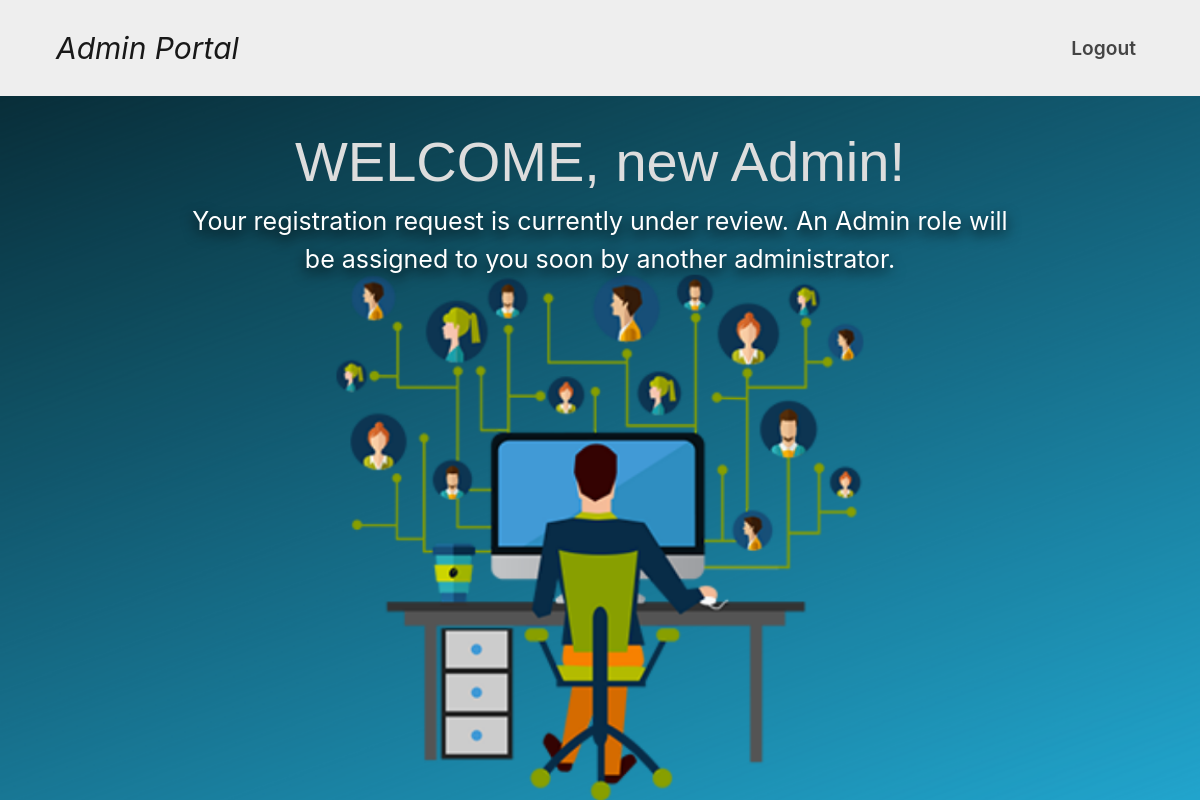
The page / (signed in) on the database as committed earlier.
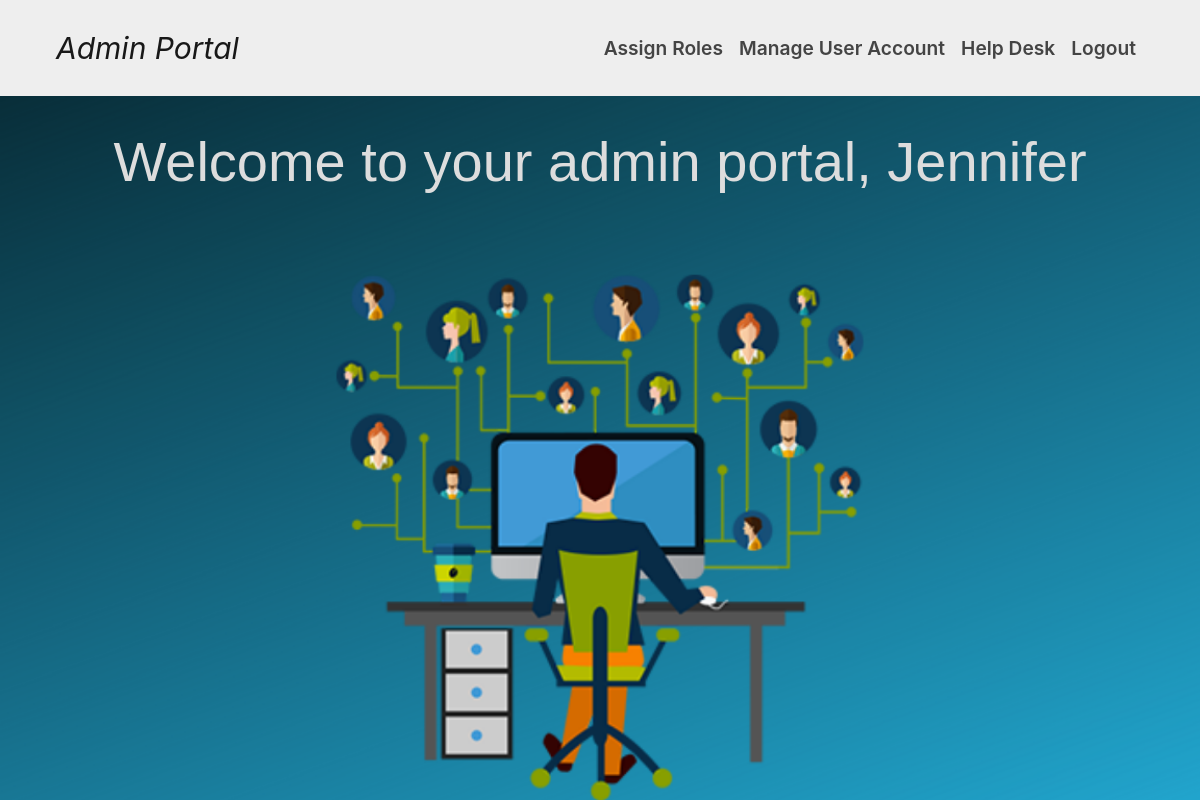
The same page on the database as committed later.
### Administrator/models.py (models this page shows, shortened)
class Administrator(models.Model):
    user = models.OneToOneField(User, on_delete=models.CASCADE)
    admin_id = models.AutoField(primary_key=True)
    first_name = models.CharField(max_length=50, blank=False, null=False)
    last_name = models.CharField(max_length=50, blank=False, null=False)
    email = models.EmailField(unique=True)
    role = models.CharField(max_length=11, choices=ROLES)
    is_admin = models.BooleanField(default=False)
    created_at = models.DateTimeField(auto_now_add=True)

### Portal/views.py (the view)
# urls.py: path('', portal_views.homePage, name='Home'),
def homePage(request):
    context = {}
    context['request'] = 'request'
    new_users = len(Administrator.objects.filter(is_admin=False)) > 0
    if request.user.username:
        userInstance = User.objects.get(username=request.user)
        isAdmin = userInstance.administrator.is_admin
        if isAdmin:
            first_name = Administrator.objects.get(user=userInstance).first_name
            context['title'] = 'Home'
            context['first_name'] = first_name
            context['isAdmin'] = isAdmin
            context['new_users'] = new_users
            return render(request, 'Portal/homePage.html', context)
        else :
            return render(request, 'Portal/homePage.html', {
                'title': 'Home'})
    else:
        return render(request, 'Portal/homePage.html', {'title': 'Home'})

### Portal/templates/Portal/homePage.html (shortened to what this page needs)
{% extends "Portal/base.html" %}
{% load static %}
{% block admin_links %}
    {% if isAdmin %}
        <a class="nav-link" href="{% url 'new-admins-list' %}">Assign Roles</a>
    <li class="nav-item">
        <a class="nav-link" href="{% url 'redirect-success' %}">Manage User Account</a>
    </li>
    <li class="nav-item">
        <a class="nav-link" href="{% url 'redirect-success' %}"> Help Desk</a>
    </li>
    {% endif %}
{% endblock %}
{% block content %}
<div id="backgroundimg1">
    <div class="jumbotron">
        {% if not user.is_authenticated %}
        <h1 class="display-4"> WELCOME</h1>
        <p class="lead" style="color: white; font-size: 25px !important;">
            Please use the links above to login your your Administrator Portal or to
            register</br> now (Admin registration is subject to approval and role
            assignment by another Admin)
        </p>
        {% else %}
            {% if isAdmin %}
            <h1 class="display-4">Welcome to your admin portal, {{ first_name }}</h1>
            {% endif %}
            {% if not isAdmin %}
            <h1 class="display-4"> WELCOME, new Admin!</h1>
            <p class="lead" style="color: white; font-size: 25px !important;">
                Your registration request is currently
                under review. An Admin role will</br>be assigned
                to you soon by another administrator.
            </p>
            {% endif %}
        {% endif %}
    </div>
</div>
{% endblock %}

### Portal/templates/Portal/base.html (shortened to what this page needs)
<!DOCTYPE html>
<html lang="en">
<head>
  {% load static %}
  {% load custom_tags %}
  <link rel="stylesheet" href=
  "https://stackpath.bootstrapcdn.com/bootstrap/4.3.1/css/bootstrap.min.css" integrity=
  "sha384-ggOyR0iXCbMQv3Xipma34MD+dH/1fQ784/j6cY/iJTQUOhcWr7x9JvoRxT2MZw1T">
  <link rel="stylesheet" type="text/css" href="{% static 'Portal/main.css' %}">
</head>
<body>
    <div class="container" id="top-bar-container ">
        <nav class="navbar navbar-expand-lg navbar-light fixed-top" role="navigation" id="top-navbar">
          <a class="navbar-brand" href="{% url 'Home' %}">
            Admin Portal</a>
          <div class="collapse navbar-collapse justify-content-end" id="navbarToggle">
            <ul class="navbar-nav mt-2 mt-lg-0">
                {% if user.is_authenticated %}
                {% block admin_links %}
                {% endblock %}
                  <li class="nav-item">
                      <a class="nav-link" href="{% url 'logout' %}">Logout</a>
                  </li>
                {% endif %}
            </ul>
          </div>
        </nav>
    </div>
    <div class="window">
      {% block content %}
      {% endblock %}
    </div>
</body>
</html>

### Portal/static/Portal/main.css (style rules this page uses)
html, body { height: 100%; }
#top-navbar { background-color: #EEE !important; height: 12vh; overflow: hidden !important; }
.navbar-brand { padding-left: 40px; font-size: 30px !important; font-style: italic !important; text-align: bottom !important; }
.navbar-nav { padding: 0 40px 0 20px !important; }
.nav-link { font-size: 120% !important; color: #444 !important; font-weight: 600 !important; }
.window { height: 100%; width: 100% !important; }
#backgroundimg1 { background-image: url("background.png"); background-size: cover; background-attachment: fixed; background-position: top; background-clip: border-box; background-repeat: no-repeat; padding-top: 18vh; height: 100vh; width: 100% !important; overflow-y: scroll !important; text-align: center; }
.container { background-color: rgba(109, 84, 75, 0.6) !important; box-shadow: 0px 7px 10px #000 !important; border-radius: 9px !important; }
.jumbotron { background-color: transparent !important; display: table !important; margin: 0 auto !important; position: relative; top: -10vh; }
.display-4 { font-family: "Gill Sans", sans-serif; color: #ddd !important; font-weight: 500 !important; }

Rows that differ between the two databases and show on the page:
now on this page (row edited): Administrator: first_name "Jennifer"
Other text that changed with them:
text no longer shown: "WELCOME, new Admin! Your registration request is currently under review. An Admin role will be assigned to you soon by another administrator."
text now shown: "Assign Roles Manage User Account Help Desk Welcome to your admin portal,"
